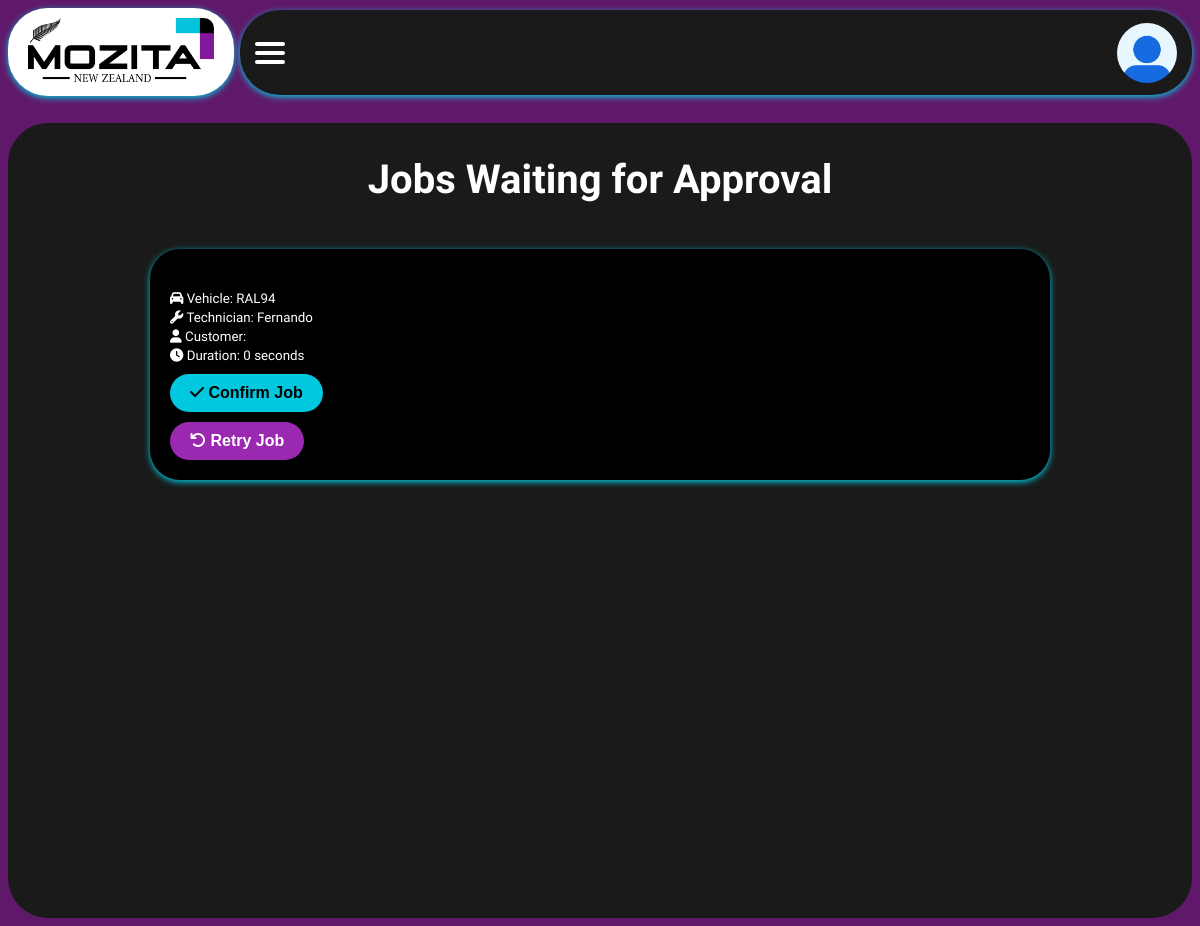
Before: /jobs/waiting_approval (signed in) with the older database file.
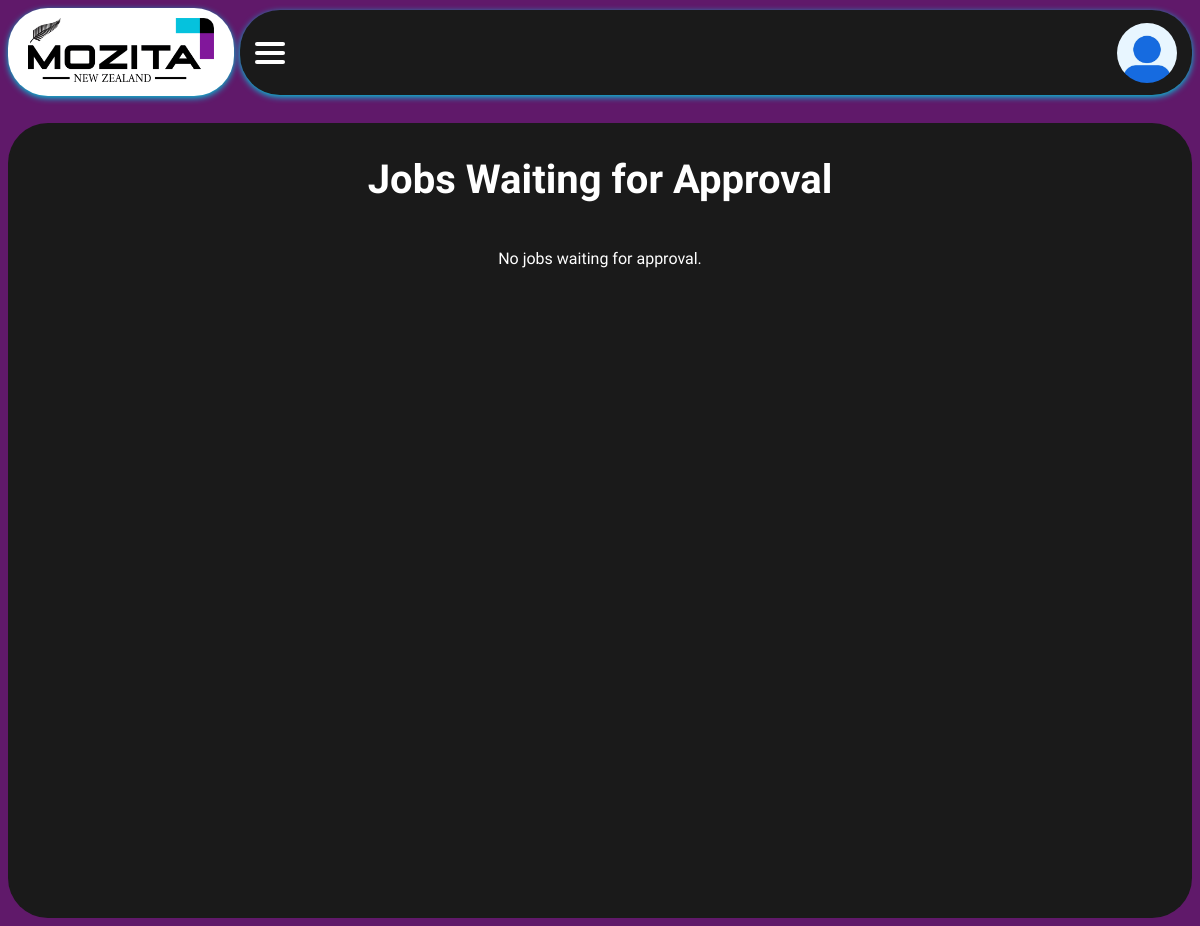
After: the same page with the newer database file.
### app/models.py (models this page shows, shortened)
class Job(db.Model):
    __tablename__ = 'job'
    id = db.Column(db.Integer, primary_key=True)
    job_description = db.Column(db.String(255), nullable=False)
    status = db.Column(db.String(50), default='Pending')
    accepted = db.Column(db.Boolean, default=False)
    technician_id = db.Column(db.Integer, db.ForeignKey('technicians.id'),
                              nullable=True)
    technician = db.relationship('Technician', back_populates='jobs')
    customer_id = db.Column(db.Integer, db.ForeignKey('customer.id'))
    customer = db.relationship('Customer', back_populates='jobs')
    start_time = db.Column(db.DateTime)
    end_time = db.Column(db.DateTime)
    target_duration = db.Column(db.Integer, default=0)  # minutes
    total_work_duration = db.Column(db.Integer, default=0)  # minutes
    vehicle_registration = db.Column(db.String(50))
    vehicle_make = db.Column(db.String(50))
    vehicle_model = db.Column(db.String(50))
    vehicle_year = db.Column(db.Integer)
    vehicle_color = db.Column(db.String(50))
    total_cost = db.Column(db.Float, default=0.0)
    notes = db.Column(db.Text)
    date_created = db.Column(db.DateTime, default=datetime.utcnow)
    pause_logs = db.relationship('PauseLog', backref='job', lazy=True)
    status_message = db.Column(db.String(255))      # For admin notifications

class Technician(db.Model):
    __tablename__ = 'technicians'
    id = db.Column(db.Integer, primary_key=True)
    name = db.Column(db.String(120), nullable=False)
    phone = db.Column(db.String(20))
    specialization = db.Column(db.String(120))
    user_id = db.Column(db.Integer, db.ForeignKey('user.id'), unique=True)
    user = db.relationship('User', backref=db.backref('technician',
                           uselist=False))
    jobs = db.relationship('Job', back_populates='technician')

### app/routes.py (the view)
@main.route('/jobs/waiting_approval')
@login_required
def jobs_waiting_approval():
    if current_user.role == 'reception':
        flash("Access denied. Reception users can only access dashboard.",
              "error")
        return redirect(url_for('main.shift_dashboard'))
    elif current_user.role != 'admin':
        flash('Access denied.', 'error')
        return redirect(url_for('main.staff_dashboard'))
    waiting_jobs = Job.query.filter_by(status="Waiting for Approval").all()
    return render_template('waiting_approval.html', jobs=waiting_jobs)

### app/models.py (called while the page is built)
@login_manager.user_loader
def load_user(user_id):
    return User.query.get(int(user_id))

### app/templates/waiting_approval.html (shortened to what this page needs)
{% extends "layout.html" %}
{% block extra_css %}
<link rel="stylesheet" href="https://cdnjs.cloudflare.com/ajax/libs/font-awesome/6.4.0/css/all.min.css">
<link rel="stylesheet" href="{{ url_for('static', filename='css/waiting_approval.css') }}">
{% endblock %}
{% block content %}
<div class="approval-jobs">
  <h2>Jobs Waiting for Approval</h2>
  {% if jobs %}
  <ul class="approval-list">
    {% for job in jobs %}
    <li class="approval-item">
      <div class="job-info">
        <strong>{{ job.description }}</strong><br>
        <small><i class="fas fa-car"></i> Vehicle: {{ job.vehicle_registration }}</small><br>
        <small><i class="fas fa-wrench"></i> Technician: {{ job.technician.name }}</small><br>
        <small><i class="fas fa-user"></i> Customer: {{ job.customer.name }}</small><br>
        <small><i class="fas fa-clock"></i> Duration: {{ job.total_work_duration }} seconds</small>
      </div>
      <div class="job-actions">
        <form method="POST" action="{{ url_for('main.approve_job', job_id=job.id) }}">
          <button type="submit" class="btn-confirm" aria-label="Confirm job {{ job.description }}">
            <i class="fas fa-check"></i> Confirm Job
          </button>
        </form>
        <form method="POST" action="{{ url_for('main.retry_job', job_id=job.id) }}">
          <button type="submit" class="btn-retry" aria-label="Retry job {{ job.description }}">
            <i class="fas fa-undo"></i> Retry Job
          </button>
        </form>
      </div>
    </li>
    {% endfor %}
  </ul>
  {% else %}
  <p>No jobs waiting for approval.</p>
  {% endif %}
</div>
{% endblock %}

Changed rows visible on the page:
no longer on this page (row edited): Job: vehicle_registration "RAL94", technician.name "Fernando", total_work_duration "0"
Other visible differences:
text now shown: "No jobs waiting for approval."
